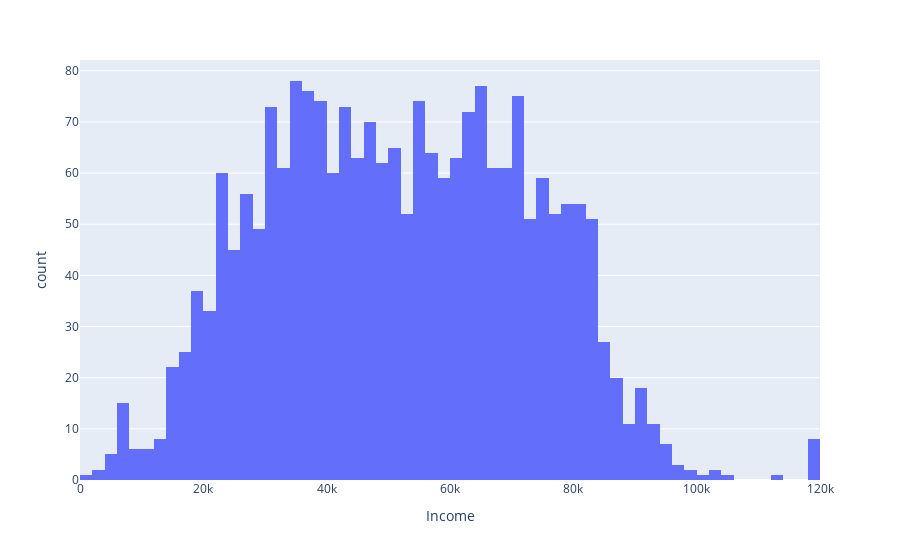

Here is the notebook cell this chart was saved with:
### Code cell
df = px.data.tips()
fig = px.histogram(rfm_data, x="Income")
fig.show()

### Figure 1 — Plotly figure (JSON) as saved in the notebook; plotly's stock layout.template omitted (floating-point values rounded to 4 significant figures; data arrays with more than 128 entries replaced by an {"elided": "..."} marker saying what was removed)
{"data": [{"alignmentgroup": "True", "bingroup": "x", "hovertemplate": "Income=%{x}<br>count=%{y}<extra></extra>", "legendgroup": "", "marker": {"color": "#636efa", "pattern": {"shape": ""}}, "name": "", "offsetgroup": "", "orientation": "v", "showlegend": false, "type": "histogram", "x": {"elided": "2216 int values"}, "xaxis": "x", "yaxis": "y"}], "layout": {"barmode": "relative", "legend": {"tracegroupgap": 0}, "margin": {"t": 60}, "xaxis": {"anchor": "y", "domain": [0, 1], "title": {"text": "Income"}}, "yaxis": {"anchor": "x", "domain": [0, 1], "title": {"text": "count"}}}}
